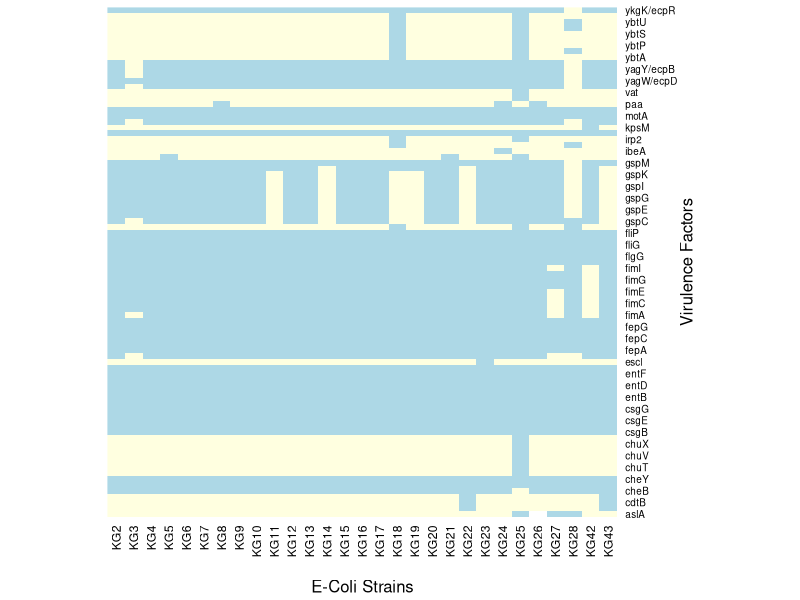

R code for this plot:
# -----------------------------------------------------------------------
# Environment setup -- use RColorBrewer to define a custom palette, load
# the data into a temporary dataframe, and then create the palette.
#       Light yellow = absence (0)    Light blue = presence (1)
# -----------------------------------------------------------------------

library(RColorBrewer)

tmp_df <- read.csv("heatmap.csv", stringsAsFactors = FALSE)

my_palette <- colorRampPalette(c("lightyellow", "lightblue"))(n = 299)

# ----------------------------------------------------------------------
# The heatmap() function only accepts data as a matrix.  Thus, the next 
# three steps are necessary to get the data into a proper format.
# ----------------------------------------------------------------------

rnames  <- tmp_df[,1]                       # Create vector of row names  

x <- data.matrix(tmp_df[,2:ncol(tmp_df)])   # Create the data matrix

rownames(x) <- rnames                       # Assign row names to matrix

# ----------------------------------------------------------------------
# Generate the heatmap. Note: the NA values passed to Colv and Rowv turn 
# off the row and column dendograms.
# ----------------------------------------------------------------------

heatmap(x,                                 
        Colv  = NA,
        Rowv  = NA,
        scale = 'none', 
          col = my_palette,
         xlab = 'E-Coli Strains',
         ylab = 'Virulence Factors')
